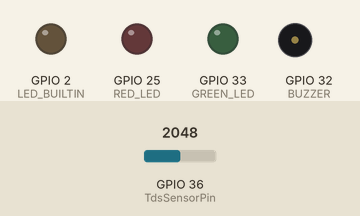
Recording of a program running on a simulated ESP32. Shown: output pins drawn as LEDs (lit = HIGH), buzzer (waves = sounding, pin HIGH). The test bench sets the inputs (shaded band); at power-on: GPIO 36 (TdsSensorPin) = 2048. WiFi joins after 1.5 s; servers stay silent unless stated; what the program prints to the serial monitor is not drawn.

Above: at 1.55 s.
At 2.4 s:
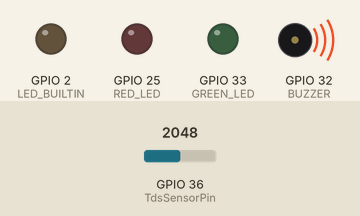
Timing chart, 0 to 4.6 s (numbered marks = the images above):
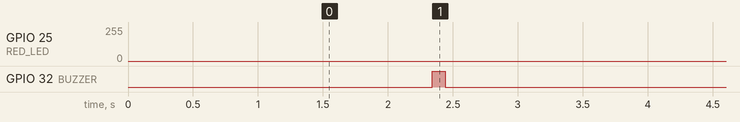

Measured:
- by itself, GPIO 25 (RED_LED): 0/255 → 255/255 at 5.0 s, → 8/255 35.0 s later
- by itself, GPIO 32 (BUZZER): alternates HIGH for 0.10 s and LOW for 2.6 s

The program:

main.cpp
```cpp
#include <Arduino.h>
#include <WiFi.h>

#define TdsSensorPin 36
#define VREF 3.3              // analog reference voltage(Volt) of the ADC
#define SCOUNT  30            // sum of sample point


// connect to wifi
const char* ssid = "FRITZ!Box 7530 WT";
const char* password = "89580715389315208415";

WiFiServer server(80);

const int RED_LED = 25;
const int GREEN_LED = 33;
const int BUZZER = 32;


int analogBuffer[SCOUNT];     // store the analog value in the array, read from ADC
int analogBufferTemp[SCOUNT];
int analogBufferIndex = 0;
int copyIndex = 0;


const int badReading = 1;
const int goodReading = 2;
const int neutralReading = 3;


float averageVoltage = 0;
float tdsValue = 0;
float temperature = 25;       // current temperature for compensation

// median filtering algorithm
int getMedianNum(int bArray[], int iFilterLen){
  int bTab[iFilterLen];
  for (byte i = 0; i<iFilterLen; i++)
  bTab[i] = bArray[i];
  int i, j, bTemp;
  for (j = 0; j < iFilterLen - 1; j++) {
    for (i = 0; i < iFilterLen - j - 1; i++) {
      if (bTab[i] > bTab[i + 1]) {
        bTemp = bTab[i];
        bTab[i] = bTab[i + 1];
        bTab[i + 1] = bTemp;
      }
    }
  }
  if ((iFilterLen & 1) > 0){
    bTemp = bTab[(iFilterLen - 1) / 2];
  }
  else {
    bTemp = (bTab[iFilterLen / 2] + bTab[iFilterLen / 2 - 1]) / 2;
  }
  return bTemp;
}


void setup(){
  Serial.begin(115200);
  Serial.println("Deeznuts");
  pinMode(TdsSensorPin,INPUT);
  pinMode(LED_BUILTIN, OUTPUT);
  pinMode(GREEN_LED, OUTPUT);
  pinMode(RED_LED, OUTPUT);
  pinMode(BUZZER, OUTPUT);


  WiFi.begin(ssid, password);

  // Wait for connection
  while (WiFi.status() != WL_CONNECTED) {
    delay(500);
    Serial.print(".");
  }

  server.begin();
  Serial.println("Server started");
  Serial.println(WiFi.localIP());

}


void readingIndicator(int readingLED)
{
  switch (readingLED)
  {
  case badReading:
    digitalWrite(BUZZER, HIGH);
    delay(100);
    digitalWrite(BUZZER, LOW);

      for(int n = 0; n < 255; n++)
        {
          analogWrite(RED_LED, n);
          delay(5);
        }

      for(int n = 255; n > 0; n--)
        {
          analogWrite(RED_LED, n);
          delay(5);
        }

    digitalWrite(GREEN_LED, LOW);
    digitalWrite(RED_LED, HIGH);
    loop();
    return;
    break;

  case goodReading:
    digitalWrite(GREEN_LED, HIGH);
    digitalWrite(RED_LED, LOW);
    digitalWrite(BUZZER, LOW);
    analogWrite(RED_LED, 0);

    break;

  case neutralReading:
    digitalWrite(GREEN_LED, LOW);
    digitalWrite(RED_LED, LOW);
    digitalWrite(BUZZER, LOW);
    analogWrite(RED_LED, 0);
    break;

  default:
    digitalWrite(RED_LED, LOW);
    digitalWrite(BUZZER, LOW);
    digitalWrite(GREEN_LED, LOW);
    analogWrite(RED_LED, 0);
    break;
  }
}

void loop(){
  static unsigned long analogSampleTimepoint = millis();
  if(millis()-analogSampleTimepoint > 40U){     //every 40 milliseconds,read the analog value from the ADC
    analogSampleTimepoint = millis();
    analogBuffer[analogBufferIndex] = analogRead(TdsSensorPin);    //read the analog value and store into the buffer
    analogBufferIndex++;
    if(analogBufferIndex == SCOUNT){
      analogBufferIndex = 0;
    }
  }

  static unsigned long printTimepoint = millis();
  if(millis()-printTimepoint > 800U){
    printTimepoint = millis();
    for(copyIndex=0; copyIndex<SCOUNT; copyIndex++){
      analogBufferTemp[copyIndex] = analogBuffer[copyIndex];

      // read the analog value more stable by the median filtering algorithm, and convert to voltage value
      averageVoltage = getMedianNum(analogBufferTemp,SCOUNT) * (float)VREF / 4096.0;

      //temperature compensation formula: fFinalResult(25^C) = fFinalResult(current)/(1.0+0.02*(fTP-25.0));
      float compensationCoefficient = 1.0+0.02*(temperature-25.0);
      //temperature compensation
      float compensationVoltage=averageVoltage/compensationCoefficient;

      //convert voltage value to tds value
      tdsValue=(133.42*compensationVoltage*compensationVoltage*compensationVoltage - 255.86*compensationVoltage*compensationVoltage + 857.39*compensationVoltage)*0.5;

      //Serial.print("voltage:");
      //Serial.print(averageVoltage,2);
      //Serial.print("V   ");
      Serial.print("TDS Value:");
      Serial.print(tdsValue,0);
      Serial.println("ppm");
    }
  }

  if (tdsValue >= 500)
  {
    readingIndicator(badReading);
  }
  else if (tdsValue < 600 && tdsValue > 50)
  {
    readingIndicator(goodReading);
  }
  else
  {
    readingIndicator(neutralReading);
  }

  WiFiClient client = server.available();
  if (client) {
    // Send the tdsValue to the client
    client.println(tdsValue);
    client.flush();
    client.stop();
  }
}
```
